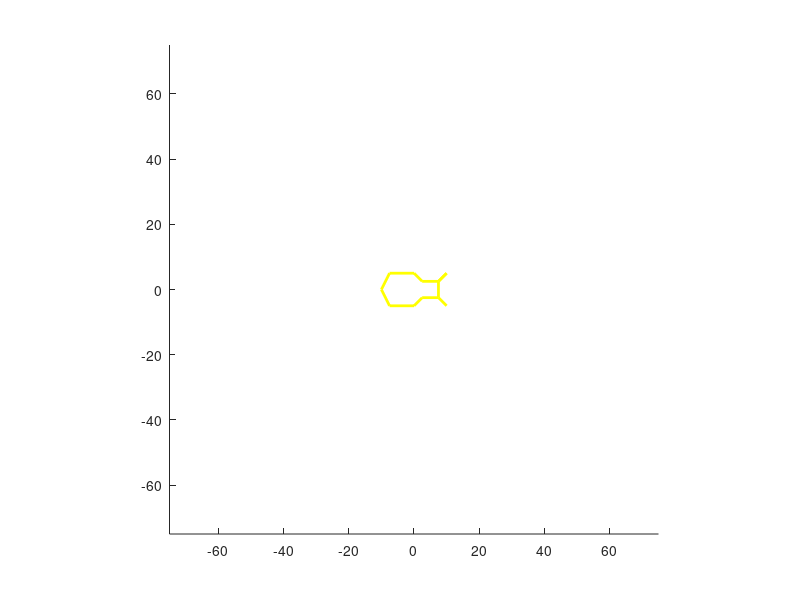

MATLAB code for this plot: (Note: this script raises an error after producing the figure.)
function movebug7
clear
clf
close all

global new_verts fverts
x=0;
y=0;

arena_size=75; %bigger arena makes things more interesting.
draw_robot() % show robot for the first time (no arguments)
axis([-arena_size arena_size -arena_size arena_size]);  % create dummy arena
set(gca,'color','k');
axis square
set(gca,'Visible','on');

t = 0;
DT=.1;
tstop = 300;
tvec = t:DT:tstop;



%Food color
food_lambda = (750-380)*rand() + 380; % Food color
% Conversion of color to RGB values
[R, G, B] = wavelength_to_RGB(food_lambda);      

%Make Food
tgt = [150*rand(1,2)-[75. 75.]]; %Food target location
f_center = tgt;
f_width = 5;
food = rectangle('Position',[f_center(1)-f_width(1)/2,f_center(2)-f_width(1)/2,f_width(1),f_width(1)],'Curvature',[0.5,0.5],'EdgeColor',[R, G, B], 'LineWidth', 4);
set(food,'Position',[f_center(1)-f_width(1)/2,f_center(2)-f_width(1)/2,f_width(1),f_width(1)],'Curvature',[0.5,0.5]);

heading_angle=0;


% Identify the X and Y coordinate of the R and L sensor from the
% robot description
xR = 10;   
yR = -5;
xL = 10;
yL = 5;


% Sense color with added noise
food_lambda_noise = poissrnd(food_lambda);
colorAll = color_sense(food_lambda_noise); 

% Compute the magnitude of the sensor info
sensorL = sqrt((xL - f_center(1)).^2 + (yL - f_center(2)).^2);
sensorR = sqrt((xR - f_center(1)).^2 + (yR - f_center(2)).^2);
draw_robot(x,y, heading_angle);

last_food = 0; % counter for changing food location and color
for k=1:length(tvec) 
    
    %Brain function implementation
    [motorL, motorR] = brain(sensorL, sensorR, colorAll);

    %Compute left and right velocities
    vel_left = motorL / 40;   
    vel_right = motorR / 40;
    
    heading_angle = heading_angle + atan(((vel_right - vel_left)) / 10); % update heading angle and x,y location of robot
    
    x = x + (vel_left + vel_right)./2 * DT * cos(heading_angle); %change x direction
    y = y + (vel_left + vel_right)./2 * DT * sin(heading_angle); %change y direction

% Compute the magnitude of the sensor info 
    sensorL = sqrt((xL - f_center(1)).^2 + (yL - f_center(2)).^2);
    sensorR = sqrt((xR - f_center(1)).^2 + (yR - f_center(2)).^2);

    if x>arena_size % have arena wrap on itself
        x=-arena_size;
    end
    if y>arena_size
        y=-arena_size;
    end
    if x<-arena_size
        x=arena_size;
    end
    if y<-arena_size
        y=arena_size;
    end
 
    draw_robot(x,y, heading_angle);
    drawnow
    
    
    % Identify the new X and Y coordinate of the R and L sensor from the
    % robot description
    xR = new_verts(1);   
    yR = new_verts(14);
    xL = new_verts(11);
    yL = new_verts(24);
    
    DL = sqrt((x - f_center(1)).^2 + (y - f_center(2)).^2);
    
    %Get new food particle if eaten or
    %too much time has elapsed
    if DL < 10 || (k-last_food>400 && colorAll(6)>0.5)
        
        last_food = k; % Timer is updated 
        tgt = [150*rand(1,2)-[75. 75.]]; % New food position
        food_lambda = (750-380)*rand() + 380; % New food color 
        [R, G, B] = wavelength_to_RGB(food_lambda); 

        f_center = tgt;
        set(food,'Position',[f_center(1)-f_width(1)/2,f_center(2)-f_width(1)/2,f_width(1),f_width(1)],'Curvature',[0.5,0.5], 'EdgeColor', [R, G, B]);
        
        food_lambda_noise = poissrnd(food_lambda);
        colorAll = color_sense(food_lambda_noise); % New neural input 
                
    end
end



function draw_robot(x,y,heading_angle)
persistent nverts npts verts linewidth color hrobot
global new_verts fverts 

%Persistent variables are local to the function but kept in memory for the
%next function call


if(nargin < 3)
    % initialize
    [verts linewidth color] = robot_coords;
    fverts=verts;
    nverts = size(verts,1);
    npts = size(verts, 2);
    figure(1);
    hold on;
    % Show the robot's current location
    for i=1:nverts
        hrobot(i) = plot(verts(i,1:(npts/2)), verts(i,(npts/2+1):npts),'color',color(i,:),'linewidth',linewidth(i));
    end
    
else
    % redraw the robot in the new configuration
    tmp_verts = verts;
    
    % adjust heading - rotate the entire robot
    cosa = cos(heading_angle);
    sina = sin(heading_angle);
    new_verts(:,1:(npts/2)) =  x + cosa * tmp_verts(:,1:(npts/2)) - sina * tmp_verts(:,(npts/2+1):npts);
    new_verts(:,(npts/2+1):npts) =  y + sina * tmp_verts(:,1:(npts/2)) + cosa * tmp_verts(:,(npts/2+1):npts);
    
    figure(1);
    hold on
    for i=1:nverts
        set(hrobot(i),'xdata',new_verts(i,1:(npts/2)),'ydata',new_verts(i,(npts/2+1):npts));
    end
    

   
end
%--------------------------------------------------------------------------
% end of draw_robot
%--------------------------------------------------------------------------

%--------------------------------------------------------------------------
% robot_coords
%--------------------------------------------------------------------------
function [verts, width, color] = robot_coords

height=10;
width=5;

% the first set of coordinates are for x, the next set are for y.  All
% hard-coded in current iteration..

c=1;

  
xc=[10. 7.5   2.5  0. -7.5 -10 -7.5 0. 2.5 7.5 10. 7.5 7.5];
yc=[-5.  -2.5 -2.5 -5. -5. 0 5. 5. 2.5 2.5  5.   2.5 -2.5];

verts(c, :) = [xc'; yc'];



width(c) = 2; color(c,:) = [1 1 0]; c=c+1;
%--------------------------------------------------------------------------
% end of robot_coords
%--------------------------------------------------------------------------      
function output = color_sense(lambda)
    global tune_l
    n1 = f(lambda, tune_l(1)); 
    n2 = f(lambda, tune_l(2)); 
    n3 = f(lambda, tune_l(3)); 
    n4 = f(lambda, tune_l(4)); 
    output = color_net([n1; n2; n3; n4;]); 
    
function [motorL, motorR] = brain(sensorL, sensorR, colorAll)
  color_names = {'Violet', 'Blue', 'Green', 'Yellow', 'Orange', 'Red'}; % Categories, for reference
  thresh = 0.5; % threshold for detection
  
  % Compute a relationship of sensor input to motor output
  
  %Behaviour on detecting danger aka red - Coward
  if(colorAll(6)>thresh)
   motorL = 300 - sensorL; 
   motorR = 300 - sensorR; 
   title('Ahh!! DANGER', 'FontSize', 16)
   return
  end
  
  % Behaviour on detecting food - Aggressor
  % Different speeds for different colors
  if (colorAll(5)>thresh)
    motorL = 200 - sensorR;   
    motorR = 200 - sensorL;
    title('Yay!! Food.', 'FontSize', 16)
  end
  
  if (colorAll(4)>thresh)
    motorL = 350 - sensorR;   
    motorR = 350 - sensorL;
    title('Yay!! Food.', 'FontSize', 16)
  end
  
  if (colorAll(3)>thresh)
    motorL = 500 - sensorR;   
    motorR = 500 - sensorL;
    title('Yay!! Food.', 'FontSize', 16)
  end
  
  if (colorAll(2)>thresh)
    motorL = 400 - sensorR;   
    motorR = 400 - sensorL;
    title('Yay!! Food.', 'FontSize', 16)
  end
  
  if (colorAll(1)>thresh)
    motorL = 250 - sensorR;   
    motorR = 250 - sensorL;
    title('Yay!! Food.', 'FontSize', 16)
  end
  
